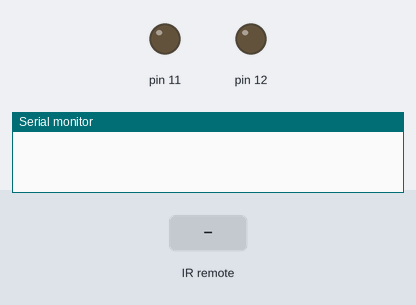
The sketch below on a simulated Arduino Uno, built with avr-gcc and run on an emulated ATmega328P. Shown: output pins drawn as LEDs (lit = HIGH), the last lines printed to the serial monitor. The test bench sets the inputs (shaded band).

Above: at 1.2 s.
1.3 s: infrared code 0xFF629D received
At 2.5 s:
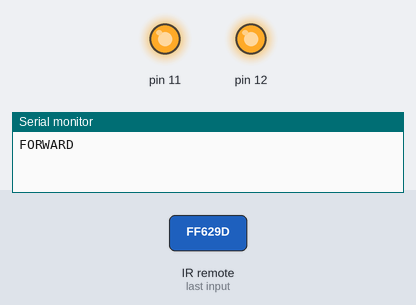
2.8 s: infrared code 0xFF22DD received
At 3.7 s:
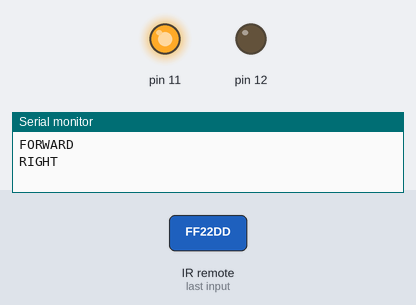
4.3 s: infrared code 0xFFC23D received
At 4.9 s:
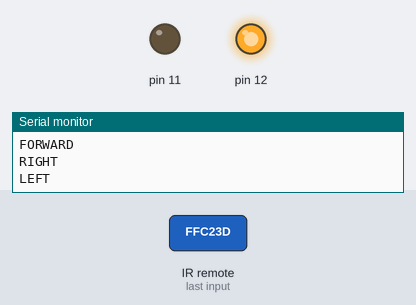
5.8 s: infrared code 0xFFE21D received
At 7.2 s:
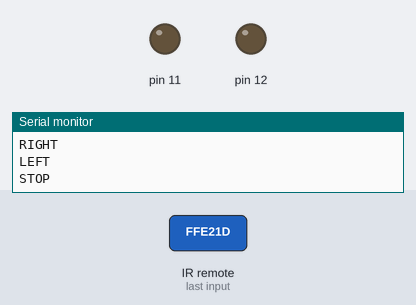
Timing chart, 0 to 8.3 s (numbered marks = the images above; inputs shaded):
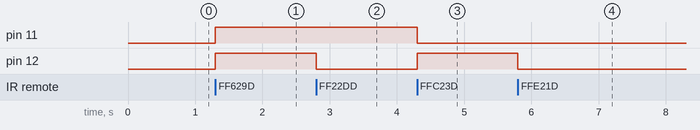

The sketch:

task_1.ino
```cpp
#include <IRremote.h>

const int RECV_PIN = 7;
IRrecv irrecv(RECV_PIN);
decode_results results;


void setup(){
  Serial.begin(9600);
  irrecv.enableIRIn();
  irrecv.blink13(true);
}

void loop(){
  if (irrecv.decode(&results)){

        switch(results.value){
          case 0xFF629D:
          forward();
          Serial.println("FORWARD");
          break;
          case 0xFF22DD:
          right();
          Serial.println("RIGHT");
          break;
          case 0xFFC23D:
          left();
          Serial.println("LEFT");
          break;
          case 0xFFE21D:
          stop();
          Serial.println("STOP");
          break ;
        }
        irrecv.resume();
  }
}

void forward(){
  analogWrite(11,255);
  analogWrite(12,255);
}


void left()
{
  analogWrite(11,0);
  analogWrite(12,255);
}

void right()
{
  analogWrite(11,255);
  analogWrite(12,0);
}

void stop()
{
  analogWrite(11,0);
  analogWrite(12,0);
}
```

Measured:
- after the input at 1.3 s, pin 11, pin 12: LOW → HIGH at once
- after the input at 2.8 s, pin 12: HIGH → LOW at once
- after the input at 4.3 s, pin 11: HIGH → LOW at once; pin 12: LOW → HIGH at once
- after the input at 5.8 s, pin 12: HIGH → LOW at once
